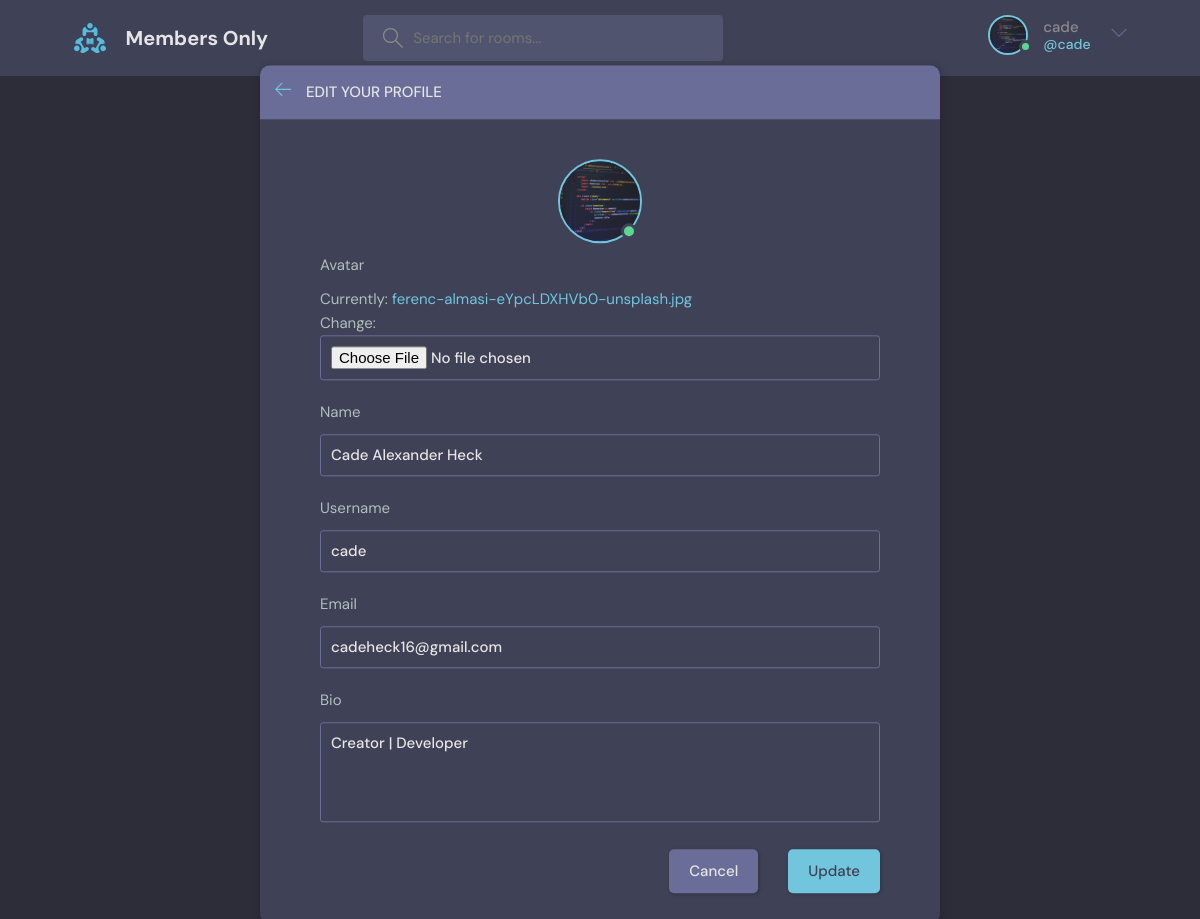
The page /update-user/ (signed in) on the database its author committed.
### base/models.py (models this page shows)
class User(AbstractUser):
    name = models.CharField(max_length=200, null=True)
    email = models.EmailField(unique=True, null=True)
    bio = models.TextField(null=True)
    avatar = models.ImageField(null=True, default="avatar.svg")
    USERNAME_FIELD = 'email'
    REQUIRED_FIELDS = []

### base/views.py (the view)
# urls.py: path('update-user/', views.updateUser, name='update-user'),
@login_required(login_url='login')
def updateUser(request):
    user = request.user
    form = UserForm(instance=request.user)
    if request.method == 'POST':
        form = UserForm(request.POST, request.FILES, instance=user)
        if form.is_valid():
            form.save()
            return redirect('user-profile', pk=user.id)
    context = {'form':form}
    return render(request, 'base/update_user.html', context)

### base/forms.py
class UserForm(ModelForm):
    class Meta:
        model = User
        fields = ['avatar','name','username','email', 'bio']

### base/templates/base/update_user.html (shortened to what this page needs)
{% extends 'main.html' %}
    {% block content %}
    <main class="update-account layout">
        <div class="container">
            <div class="layout__box">
                <div class="layout__boxHeader">
                    <div class="layout__boxTitle">
                        <a href="{% url 'home' %}">
                            <svg version="1.1" xmlns="http://www.w3.org/2000/svg" width="32" height="32"
                                viewBox="0 0 32 32">
                                <title>arrow-left</title>
                                <path
                                    d="M13.723 2.286l-13.723 13.714 13.719 13.714 1.616-1.611-10.96-10.96h27.625v-2.286h-27.625l10.965-10.965-1.616-1.607z">
                                </path>
                            </svg>
                        </a>
                        <h3>Edit your profile</h3>
                    </div>
                </div>
                <div class="settings layout__body">
                <div class="layout__body">
                    <form class="form" action="" method="POST" enctype="multipart/form-data">
                      <div class="settings__avatar">
                      <div class="avatar avatar--large active">
                        <img src="{{user.avatar.url}}" id="preview-avatar" />
                      </div>
                    </div>
                      {% for field in form %}
                        <div class="form__group">
                            <label for="profile_pic">{{field.label}}</label>
                            {{field}}
                        </div>
                        {% endfor %}
                        <div class="form__action">
                            <a class="btn btn--dark" href="{% url 'user-profile' user.id %}">Cancel</a>
                            <button class="btn btn--main" type="submit">Update</button>
                        </div>
                    </form>
                </div>
            </div>
        </div>
      </div>
    </main>
 {% endblock %}

### templates/navbar.html (shortened to what this page needs)
{% load static %}
 <header class="header header--loggedIn">
    <div class="container">
      <a href="{% url 'home' %}" class="header__logo">
        <img src="{% static 'images/logo.svg' %}" />
        <h1>Members Only</h1>
      </a>
      <form class="header__search" method="GET" action="{% url 'home' %}">
        <label>
          <input placeholder="Search for rooms..." name="query" />
        </label>
      </form>
      <nav class="header__menu">
        {%  if request.user.is_authenticated %}
        <div class="header__user">
          <a href="{% url 'user-profile' user.id %}">
            <div class="avatar avatar--medium active">
              <img src="{{request.user.avatar.url}}" />
            </div>
            <p>{{request.user.username}} <span>@{{request.user.username}}</span></p>
          </a>
          <button class="dropdown-button">
            <svg version="1.1" xmlns="http://www.w3.org/2000/svg" width="32" height="32" viewBox="0 0 32 32">
              <title>chevron-down</title>
              <path d="M16 21l-13-13h-3l16 16 16-16h-3l-13 13z"></path>
            </svg>
          </button>
        </div>
        {% endif %}
      </nav>
    </div>
  </header>
<body>

### rows shown on the page
User: user.avatar (picture), user.username "cade", avatar (picture), form "Cade Alexander Heck" "cade" "cadeheck16@gmail.com" "Creator | Developer"

### other values the page prints
{{ field.label }} "Avatar" "Name" "Username" "Email" "Bio"
